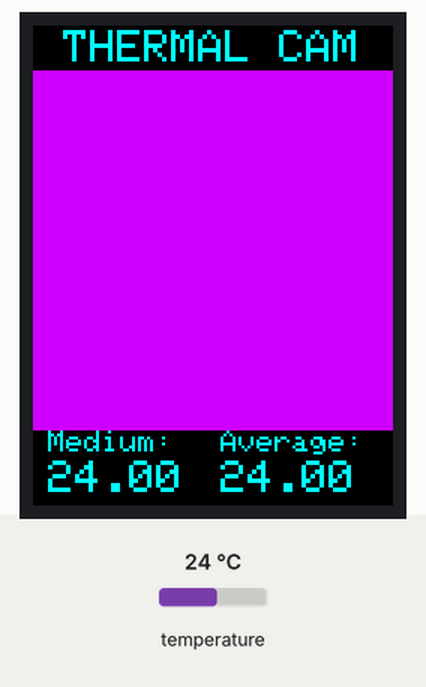
Simulated run of this sketch. Board: Arduino Uno, built with avr-gcc and run on an emulated ATmega328P. On the bench: 240×320 colour display. Inputs (shaded band) come from the test bench; at power-on: temperature 24 °C. What the sketch prints to the serial monitor is not drawn.

Above: at 1.5 s.
1.6 s: temperature set to 12 °C
At 2.8 s:
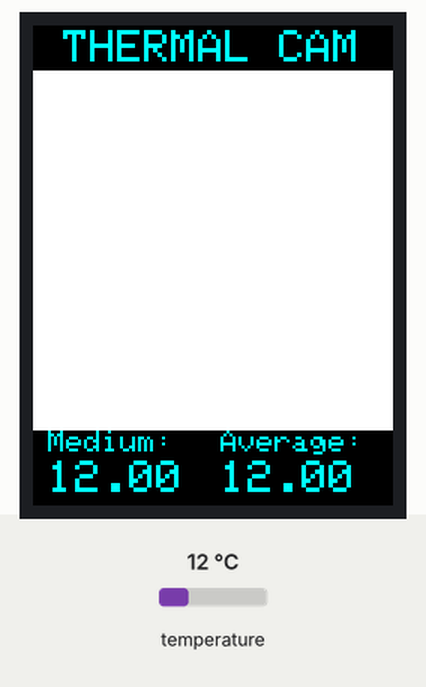
3.8 s: temperature set to 19 °C
At 5.2 s:
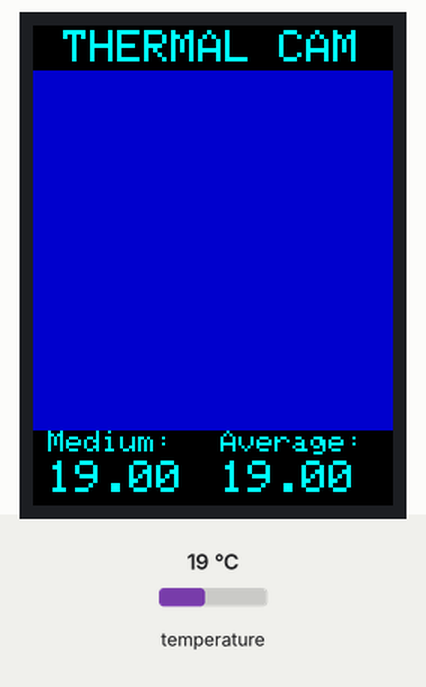
5.9 s: temperature set to 28 °C
At 7.5 s:
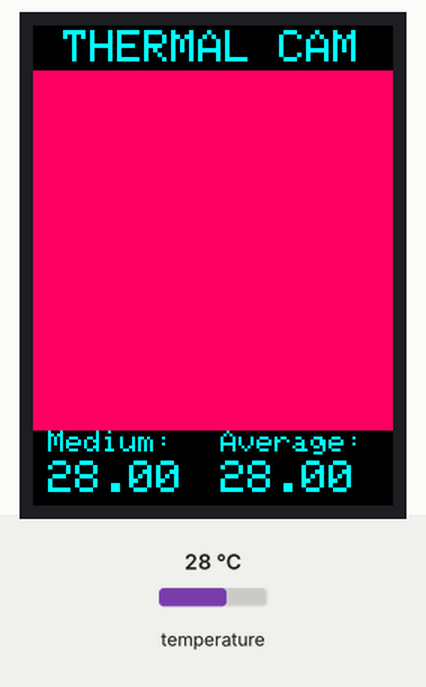
8.0 s: temperature set to 33 °C
At 9.9 s:
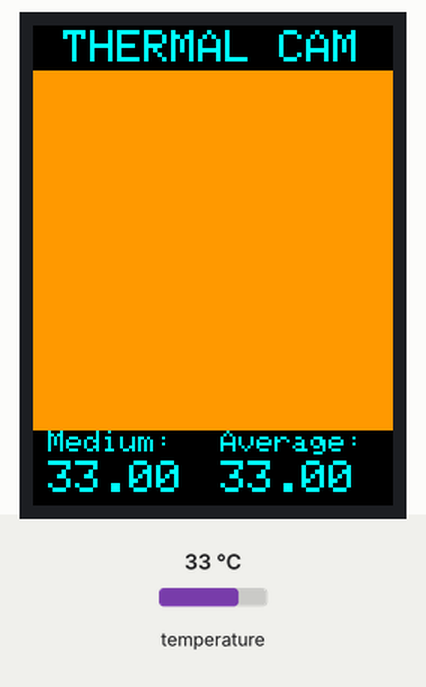
Timing chart, 0 to 11.1 s (numbered marks = the images above; inputs shaded):
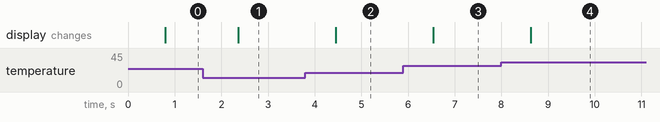

The sketch:

Camara_infrarroja_1.0.ino
```cpp
#include <Wire.h>
#include <Adafruit_AMG88xx.h>

Adafruit_AMG88xx amg;
float pixels[AMG88xx_PIXEL_ARRAY_SIZE];


#include <Adafruit_GFX.h> ¿
#include <MCUFRIEND_kbv.h>
MCUFRIEND_kbv tft;

#define SizeArray 63
#define CYAN  0x07FF
#define sizepix 30
#define edge 30

float Sum;

int x, y; //coordenadas

int a; //valor entero de temp


void setup()
{

  Serial.begin(9600);
  amg.begin();
  tft.reset();

  uint16_t identifier = tft.readID(); //Busca el ID del controlador de la pantalla TFT
  tft.begin(identifier);


  tft.fillScreen(0x0000);     // fondo de la pantalla
  tft.setRotation(0);

  tft.setTextColor(CYAN);   // Definimos el color del texto como CYAN
  tft.setTextSize(3);       //  establecemos el tamañodel texto
  tft.setCursor(20, 3);   // Usamos los valores  como coordenas de del los ej X,Y
  tft.println("THERMAL CAM");  // Eescrivimos (Hola TFT) en el display enla cordenada especificada anterio mente


  delay(100);

}


void loop() {


  amg.readPixels(pixels);

  Print_values();

  Print_Array();


}


void Print_values() {

  tft.fillRect(10, 290, 88, 30, 0x0000);
  tft.setTextColor(CYAN);
  tft.setTextSize(2);
  tft.setCursor(10, 270);
  tft.println("Medium:");
  tft.setTextSize(3);
  tft.setCursor(10, 290);
  tft.println(pixels[21]);


  Sum = 0;
  for (int i = 0; i <= SizeArray; i++)
    Sum = Sum + pixels[i];


  tft.fillRect(125, 290, 88, 30, 0x0000);
  tft.setTextColor(CYAN);
  tft.setTextSize(2);
  tft.setCursor(125, 270);
  tft.println("Average:");
  tft.setTextSize(3);
  tft.setCursor(125, 290);
  tft.println(Sum / (SizeArray + 1));


}


void Print_Array() {

  for (int i = 0; i <= SizeArray; i++) {

    x = i;
    y = i / 8;
    switch (y)
    {
      case 0: x = x - 8 * y;
        break;
      case 1: x = x - 8 * y;
        break;
      case 2: x = x - 8 * y;
        break;
      case 3: x = x - 8 * y;
        break;
      case 4: x = x - 8 * y;
        break;
      case 5: x = x - 8 * y;
        break;
      case 6: x = x - 8 * y;
        break;
      case 7: x = x - 8 * y;
        break;
    }

    a = pixels[i];
    Serial.print(i);
    Serial.print(". ");
    Serial.print(a);
    Serial.println();

    switch (a) {
      case 40:
        tft.fillRect(x * sizepix, y * sizepix + edge, sizepix, sizepix, 0xFFFF);
        break;
      case 39:
        tft.fillRect(x * sizepix, y * sizepix + edge, sizepix, sizepix, 0xFFF9);
        break;
      case 38:
        tft.fillRect(x * sizepix, y * sizepix + edge, sizepix, sizepix, 0xFFF3);
        break;
      case 37:
        tft.fillRect(x * sizepix, y * sizepix + edge, sizepix, sizepix, 0xFFEC);
        break;
      case 36:
        tft.fillRect(x * sizepix, y * sizepix + edge, sizepix, sizepix, 0xFFE6);
        break;
      case 35:
        tft.fillRect(x * sizepix, y * sizepix + edge, sizepix, sizepix, 0xFFE0);
        break;
      case 34:
        tft.fillRect(x * sizepix, y * sizepix + edge, sizepix, sizepix, 0xFE40);
        break;
      case 33:
        tft.fillRect(x * sizepix, y * sizepix + edge, sizepix, sizepix, 0xFCC0);
        break;
      case 32:
        tft.fillRect(x * sizepix, y * sizepix + edge, sizepix, sizepix, 0xFB20);
        break;
      case 31:
        tft.fillRect(x * sizepix, y * sizepix + edge, sizepix, sizepix, 0xF9A0);
        break;
      case 30:
        tft.fillRect(x * sizepix, y * sizepix + edge, sizepix, sizepix, 0xF800);
        break;
      case 29:
        tft.fillRect(x * sizepix, y * sizepix + edge, sizepix, sizepix, 0xF806);
        break;
      case 28:
        tft.fillRect(x * sizepix, y * sizepix + edge, sizepix, sizepix, 0xF80C);
        break;
      case 27:
        tft.fillRect(x * sizepix, y * sizepix + edge, sizepix, sizepix, 0xF813);
        break;
      case 26:
        tft.fillRect(x * sizepix, y * sizepix + edge, sizepix, sizepix, 0xF819);
        break;
      case 25:
        tft.fillRect(x * sizepix, y * sizepix + edge, sizepix, sizepix, 0xF81F);
        break;
      case 24:
        tft.fillRect(x * sizepix, y * sizepix + edge, sizepix, sizepix, 0xC81F);
        break;
      case 23:
        tft.fillRect(x * sizepix, y * sizepix + edge, sizepix, sizepix, 0x911F);
        break;
      case 22:
        tft.fillRect(x * sizepix, y * sizepix + edge, sizepix, sizepix, 0x601F);
        break;
      case 21:
        tft.fillRect(x * sizepix, y * sizepix + edge, sizepix, sizepix, 0x301F);
        break;
      case 20:
        tft.fillRect(x * sizepix, y * sizepix + edge, sizepix, sizepix, 0x001F);
        break;
      case 19:
        tft.fillRect(x * sizepix, y * sizepix + edge, sizepix, sizepix, 0x0019);
        break;
      case 18:
        tft.fillRect(x * sizepix, y * sizepix + edge, sizepix, sizepix, 0x0013);
        break;
      case 17:
        tft.fillRect(x * sizepix, y * sizepix + edge, sizepix, sizepix, 0x000C);
        break;
      case 16:
        tft.fillRect(x * sizepix, y * sizepix + edge, sizepix, sizepix, 0x0006);
        break;
      case 15:
        tft.fillRect(x * sizepix, y * sizepix + edge, sizepix, sizepix, 0x0000 );
        break;
      default:
        tft.fillRect(x * sizepix, y * sizepix + edge, sizepix, sizepix, 0xFFFF );
    }
  }

}
```

Measured:
- after the input at 1.6 s, the display: changes after 0.77 s (image 1)
- after the input at 3.8 s, the display: changes after 0.66 s (image 2)
- after the input at 5.9 s, the display: changes after 0.64 s (image 3)
- after the input at 8.0 s, the display: changes after 0.63 s (image 4)
